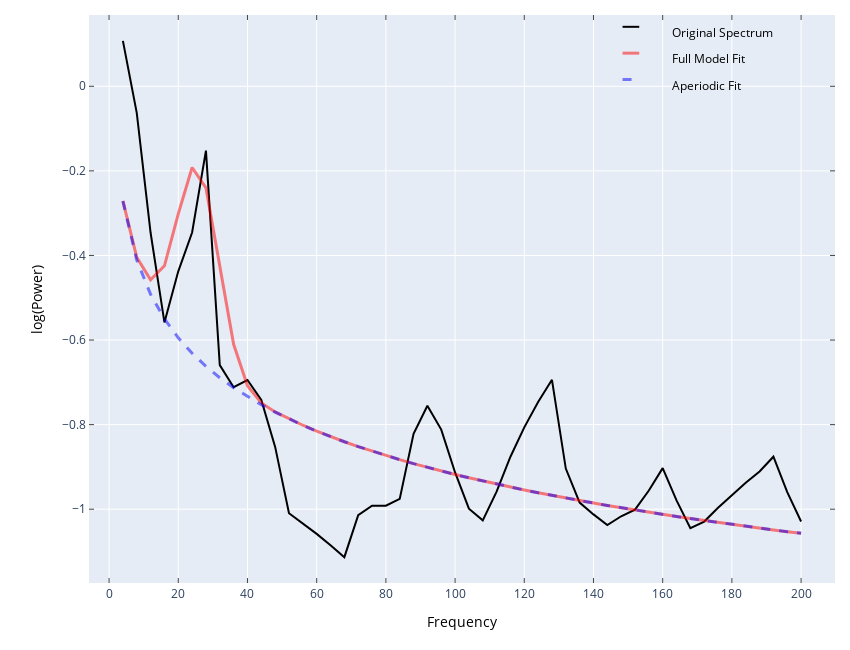

The code cell stored with this chart in its notebook:
### Code cell
import plotly.io as pio
trace_plot = (frame.FOOOFAnalysis & key).fetch1("plot")

fig = pio.from_json(trace_plot)
fig.show()

### Figure 1 — Plotly figure (JSON) as saved in the notebook; plotly's stock layout.template omitted (floating-point values rounded to 4 significant figures)
{"data": [{"line": {"color": "rgba (0, 0, 0, 1)", "dash": "solid", "width": 2}, "mode": "lines", "name": "Original Spectrum", "type": "scatter", "x": [4, 8, 12, 16, 20, 24, 28, 32, 36, 40, 44, 48, 52, 56, 60, 64, 68, 72, 76, 80, 84, 88, 92, 96, 100, 104, 108, 112, 116, 120, 124, 128, 132, 136, 140, 144, 148, 152, 156, 160, 164, 168, 172, 176, 180, 184, 188, 192, 196, 200], "xaxis": "x", "y": [0.1075, -0.06264, -0.3463, -0.5584, -0.4375, -0.3458, -0.1521, -0.6593, -0.7115, -0.6945, -0.7418, -0.8527, -1.009, -1.033, -1.058, -1.085, -1.113, -1.014, -0.9916, -0.9918, -0.9755, -0.8216, -0.7553, -0.8118, -0.9131, -0.9989, -1.026, -0.9586, -0.8759, -0.8065, -0.7467, -0.6941, -0.9038, -0.9843, -1.012, -1.038, -1.017, -1.001, -0.9558, -0.9029, -0.9791, -1.045, -1.029, -0.9964, -0.9659, -0.9374, -0.9107, -0.8758, -0.9595, -1.029], "yaxis": "y"}, {"line": {"color": "rgba (255, 0, 0, 0.5)", "dash": "solid", "width": 3}, "mode": "lines", "name": "Full Model Fit", "type": "scatter", "x": [4, 8, 12, 16, 20, 24, 28, 32, 36, 40, 44, 48, 52, 56, 60, 64, 68, 72, 76, 80, 84, 88, 92, 96, 100, 104, 108, 112, 116, 120, 124, 128, 132, 136, 140, 144, 148, 152, 156, 160, 164, 168, 172, 176, 180, 184, 188, 192, 196, 200], "xaxis": "x", "y": [-0.2708, -0.4046, -0.4577, -0.4245, -0.3016, -0.1921, -0.2403, -0.4291, -0.6101, -0.7079, -0.7488, -0.7701, -0.7866, -0.8015, -0.8153, -0.8283, -0.8405, -0.852, -0.8628, -0.8731, -0.8829, -0.8923, -0.9012, -0.9097, -0.9179, -0.9258, -0.9334, -0.9407, -0.9477, -0.9545, -0.9611, -0.9675, -0.9737, -0.9797, -0.9855, -0.9912, -0.9967, -1.002, -1.007, -1.012, -1.017, -1.022, -1.027, -1.031, -1.036, -1.04, -1.045, -1.049, -1.053, -1.057], "yaxis": "y"}, {"line": {"color": "rgba (0, 0, 255, 0.5)", "dash": "dash", "width": 3}, "mode": "lines", "name": "Aperiodic Fit", "type": "scatter", "x": [4, 8, 12, 16, 20, 24, 28, 32, 36, 40, 44, 48, 52, 56, 60, 64, 68, 72, 76, 80, 84, 88, 92, 96, 100, 104, 108, 112, 116, 120, 124, 128, 132, 136, 140, 144, 148, 152, 156, 160, 164, 168, 172, 176, 180, 184, 188, 192, 196, 200], "xaxis": "x", "y": [-0.2715, -0.4107, -0.4921, -0.5499, -0.5947, -0.6313, -0.6623, -0.6891, -0.7127, -0.7339, -0.753, -0.7705, -0.7866, -0.8015, -0.8153, -0.8283, -0.8405, -0.852, -0.8628, -0.8731, -0.8829, -0.8923, -0.9012, -0.9097, -0.9179, -0.9258, -0.9334, -0.9407, -0.9477, -0.9545, -0.9611, -0.9675, -0.9737, -0.9797, -0.9855, -0.9912, -0.9967, -1.002, -1.007, -1.012, -1.017, -1.022, -1.027, -1.031, -1.036, -1.04, -1.045, -1.049, -1.053, -1.057], "yaxis": "y"}], "layout": {"annotations": [{"align": "left", "font": {"color": "#000000", "size": 12}, "opacity": 1, "showarrow": false, "text": "Original Spectrum", "x": 0.779, "xanchor": "left", "xref": "paper", "y": 0.9506, "yanchor": "bottom", "yref": "paper"}, {"align": "left", "font": {"color": "#000000", "size": 12}, "opacity": 1, "showarrow": false, "text": "Full Model Fit", "x": 0.779, "xanchor": "left", "xref": "paper", "y": 0.9042, "yanchor": "bottom", "yref": "paper"}, {"align": "left", "font": {"color": "#000000", "size": 12}, "opacity": 1, "showarrow": false, "text": "Aperiodic Fit", "x": 0.779, "xanchor": "left", "xref": "paper", "y": 0.8577, "yanchor": "bottom", "yref": "paper"}], "autosize": false, "height": 650, "hovermode": "closest", "margin": {"b": 67, "l": 89, "pad": 0, "r": 15, "t": 15}, "shapes": [{"line": {"color": "rgba (0, 0, 0, 1)", "dash": "solid", "width": 2}, "type": "line", "x0": 0.7152, "x1": 0.7376, "xref": "paper", "y0": 0.9792, "y1": 0.9792, "yref": "paper"}, {"line": {"color": "rgba (255, 0, 0, 0.5)", "dash": "solid", "width": 3}, "type": "line", "x0": 0.7152, "x1": 0.7376, "xref": "paper", "y0": 0.9328, "y1": 0.9328, "yref": "paper"}, {"line": {"color": "rgba (0, 0, 255, 0.5)", "dash": "dash", "width": 3}, "type": "line", "x0": 0.7152, "x1": 0.7376, "xref": "paper", "y0": 0.8864, "y1": 0.8864, "yref": "paper"}], "showlegend": false, "width": 850, "xaxis": {"anchor": "y", "domain": [0, 1], "mirror": "ticks", "nticks": 11, "range": [-5.8, 209.8], "showgrid": true, "showline": true, "side": "bottom", "tickfont": {"size": 12}, "ticks": "inside", "title": {"font": {"color": "#000000", "size": 14}, "text": "Frequency"}, "type": "linear", "zeroline": false}, "yaxis": {"anchor": "x", "domain": [0, 1], "mirror": "ticks", "nticks": 8, "range": [-1.175, 0.1686], "showgrid": true, "showline": true, "side": "left", "tickfont": {"size": 12}, "ticks": "inside", "title": {"font": {"color": "#000000", "size": 14}, "text": "log(Power)"}, "type": "linear", "zeroline": false}}}
